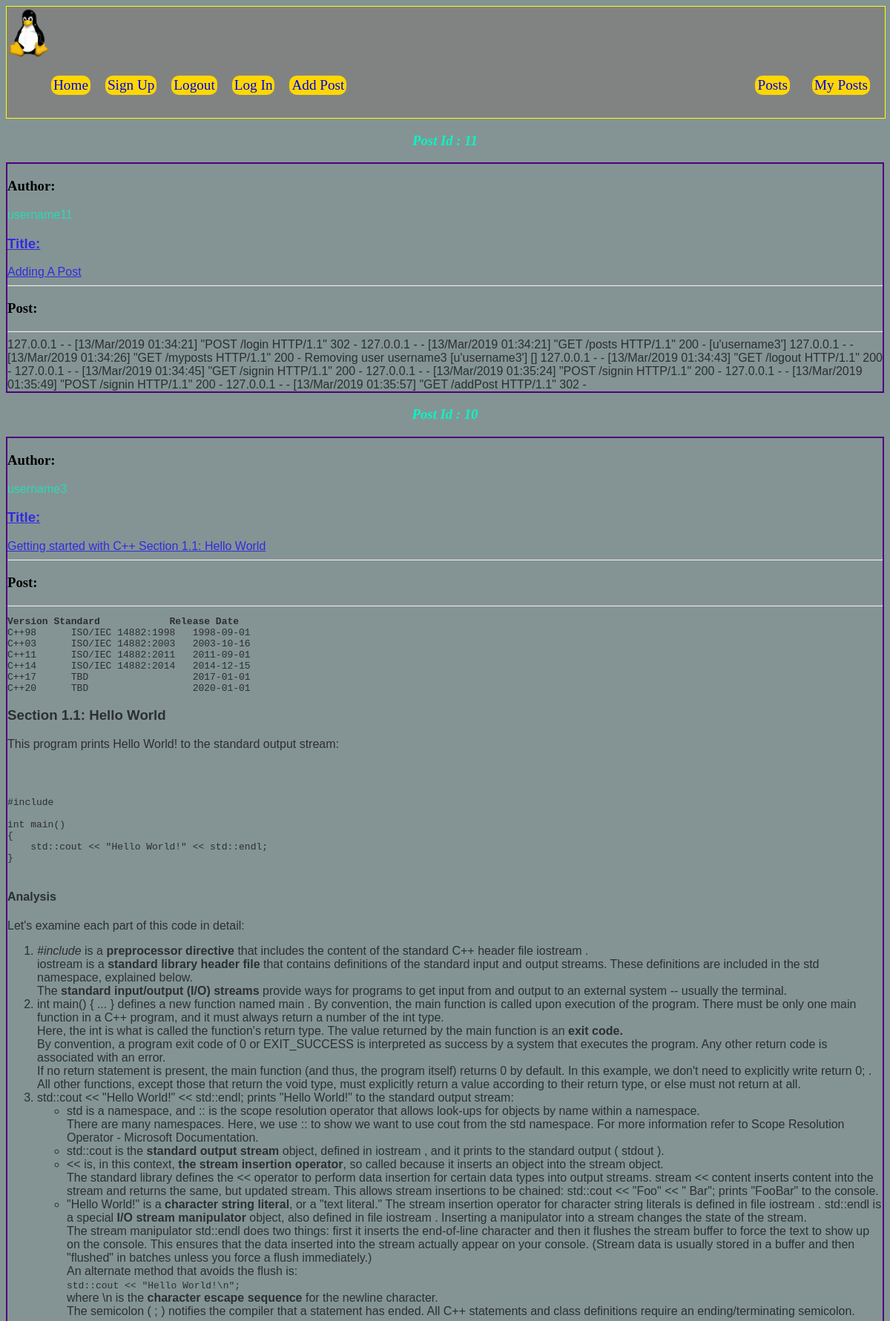
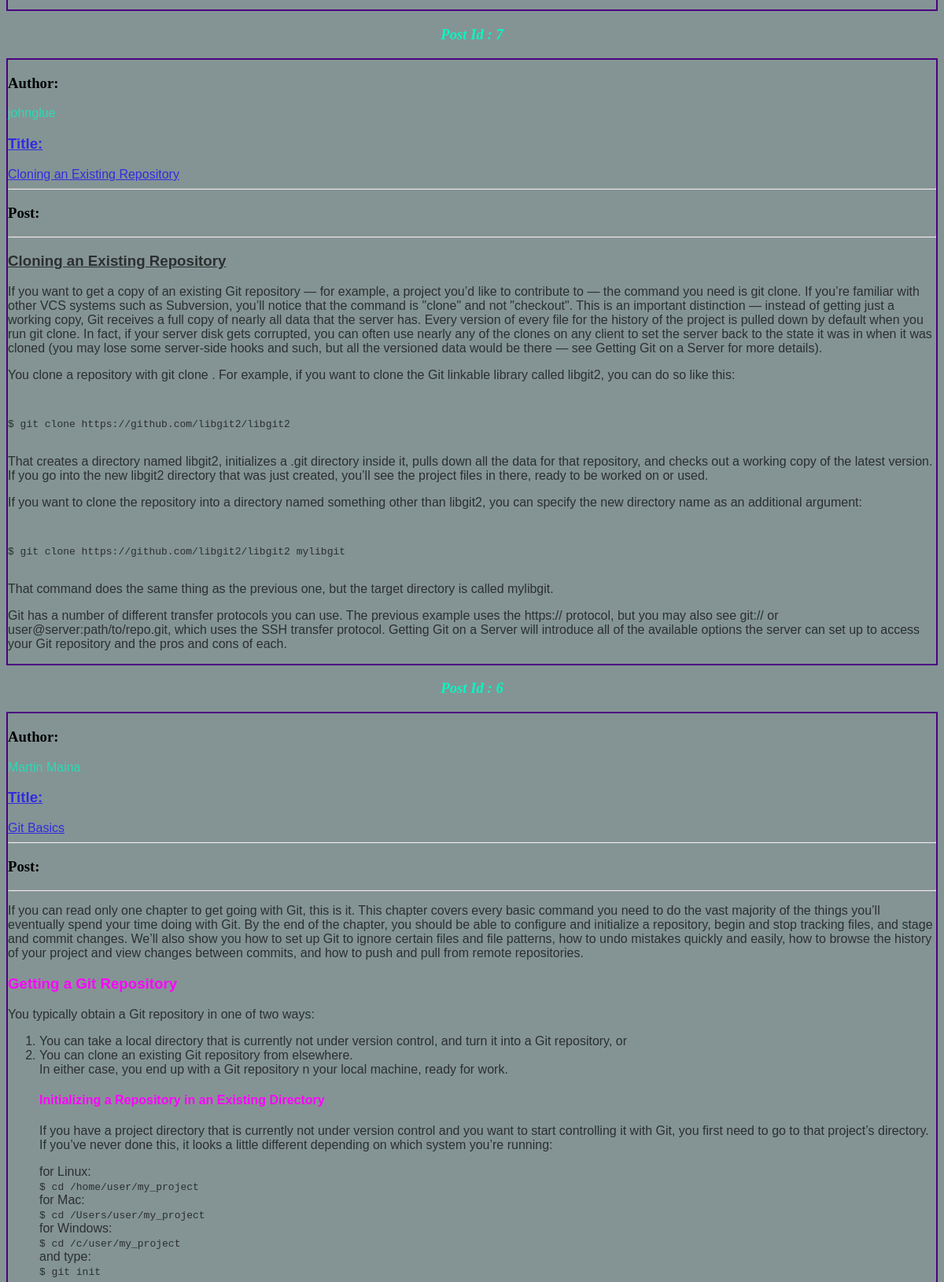
The page /posts (upper part) on the database its author committed (2 pictures, top to bottom).
### tables this page shows
CREATE TABLE posts(id INTEGER PRIMARY KEY AUTOINCREMENT, author TEXT NOT NULL, title  TEXT NOT NULL UNIQUE, post TEXT NOT NULL );

### app.py (the view)
@app.route('/posts')
def posts():
    db = get_db()
    cur = db.execute('select * from posts order by id desc')
    posts  = []
    for row in cur.fetchall():
        posts.append(dict(id=row[0], author=row[1], title=row[2], post=row[3]))
    return render_template('posts.html', posts=posts)

### app.py (called while the page is built)
def get_db():
    if not hasattr(g, 'sqlite_db'):
        g.sqlite_db = connect_db()
    return g.sqlite_db

def connect_db():
    return sqlite3.connect(app.database)

### templates/posts.html
{% extends 'layout.html' %}
{% block head %}
<link rel="stylesheet" href="{{ url_for('static', filename='style.css') }}">
{% endblock head %}
{% block body %}
<div >
{% for post  in posts %}
<div class="postid"><h3>Post Id : {{ post.id }} </h3></div>
<div class="posts">
   <h3>Author:</h3><div class="author"> {{ post.author }} </div>
   <div class="title"> <h3>Title:</h3>{{ post.title }} </div><hr>
   <h3>Post:</h3><hr> <div class="post">{{ post.post|safe }}</div>
</div>
{% else %}
<em>No posts here So far.</em>
<p><i>Become the first one to post!!</i></p>
{% endfor %}
</div>
{% endblock %}

### templates/layout.html (shortened to what this page needs)
<!DOctype html>
<html>
<head>
{% block head %}{% endblock %}
 </head>
<body>
<div id="main-nav">
    <nav>
    <img src="{{ url_for('static', filename='penguinlogo.png') }}" height=70px >
        <ul>
            <li><a href="{{ url_for('home') }}">Home</a></li>
            <li><a href="{{ url_for('signin') }}">Sign Up</a></li>
            <li><a href="{{ url_for('logout') }}">Logout</a></li>
            <li><a href="{{ url_for('login') }}">Log In</a></li>
            <li><a href="{{ url_for('add_post') }}">Add Post</a></li>
            <li><a href="{{ url_for('my_posts') }}">My Posts</a></li>
            <li><a href="{{ url_for('posts') }}">Posts</a></li>
        </ul>
    </nav>
</div>
<center>
{% block body %}
{% endblock body %}
</center>
</body>
</html>

### static/style.css (style rules this page uses)
body { background-color: rgba(20%, 30%, 30%, 0.6); }
#main-nav { display: block; border: 0.5px solid yellow; overflow: hidden; width: 100%; height: 150px; background-color: rgba(128, 128, 128, 0.85); }
#main-nav ul { list-style: none; font-family: 'Comic Sans MS'; font-size: 120%; }
#main-nav li { float: left; padding-left: 20px; }
#main-nav li:nth-child(6) { float: right; margin-right: 20px; }
#main-nav li:last-child { float: right; margin-right: 10px; }
#main-nav a { display: block; border-radius: 10px; padding: 2px 3px; margin-bottom: 20px; background-color: gold; text-decoration: none; }
.posts { text-align: left; border: 2px solid indigo; }
.postid { font-family: 'Comic Sans MS'; font-style: italic; color: rgb(4, 248, 195); }
.author { font-family:'Gill Sans', 'Gill Sans MT', Calibri, 'Trebuchet MS', sans-serif; font-style: bold; color: rgba(4, 248, 195, 0.705); }
.title { font-family:'Gill Sans', 'Gill Sans MT', Calibri, 'Trebuchet MS', sans-serif; font-style: bold; color: rgba(17, 0, 255, 0.705); text-decoration: underline; }
.post { font-family:'Lucida Sans', 'Lucida Sans Regular', 'Lucida Grande', 'Lucida Sans Unicode', Geneva, Verdana, sans-serif; font-style: bold; color: rgba(7, 6, 7, 0.705); }

### rows shown on the page
posts: id "11", title "Adding A Post", post "127.0.0.1 - - [13/Mar/2019 01:34:21] \"POST /login HTTP/1.1\" 302 - 127.0.0.1 - - [13/Mar/2019 01:34:21] \"GET /posts HTTP/1.1\" 200 - [u'username3'] 127.0.0.1 - - [13/Mar/2019 01:34:26] \"GET /myposts HTTP/1.1\" 200 - Removing user username3 [u'username3'] [] 127.0.0.1 - - [13/Mar/2019 01:34:43] \"GET /logout HTTP/1.1\" 200 - 127.0.0.1 - - [13/Mar/2019 01:34:45] \"GET /signin HTTP/1.1\" 200 - 127.0.0.1 - - [13/Mar/2019 01:35:24] \"POST /signin HTTP/1.1\" 200 - 127.0.0.1 - - [13/Mar/2019 01:35:49] \"POST /signin HTTP/1.1\" 200 - 127.0.0.1 - - [13/Mar/2019 01:35:57] \"GET /addPost HTTP/1.1\" 302 -"
posts: id "10", title "Getting started with C++ Section 1.1: Hello World", post "Version Standard Release Date C++98 ISO/IEC 14882:1998 1998-09-01 C++03 ISO/IEC 14882:2003 2003-10-16 C++11 ISO/IEC 14882:2011 2011-09-01 C++14 ISO/IEC 14882:2014 2014-12-15 C++17 TBD 2017-01-01 C++20 TBD 2020-01-01 Section 1.1: Hello World This program prints Hello World! to the standard output stream: #include int main() { std::cout << \"Hello World!\" << std::endl; } Analysis Let's examine each part of this code in detail: #include is a preprocessor directive that includes the content of the standard C++ header file iostream . iostream is a standard library header file that contains definitions of the standard input and output streams. These definitions are included in the std namespace,…"
posts: id "7", title "Cloning an Existing Repository", post "Cloning an Existing Repository If you want to get a copy of an existing Git repository — for example, a project you’d like to contribute to — the command you need is git clone. If you’re familiar with other VCS systems such as Subversion, you’ll notice that the command is \"clone\" and not \"checkout\". This is an important distinction — instead of getting just a working copy, Git receives a full copy of nearly all data that the server has. Every version of every file for the history of the project is pulled down by default when you run git clone. In fact, if your server disk gets corrupted, you can often use nearly any of the clones on any client to set the server back to the state it was in…"
posts: id "6", title "Git Basics", post "If you can read only one chapter to get going with Git, this is it. This chapter covers every basic command you need to do the vast majority of the things you’ll eventually spend your time doing with Git. By the end of the chapter, you should be able to configure and initialize a repository, begin and stop tracking files, and stage and commit changes. We’ll also show you how to set up Git to ignore certain files and file patterns, how to undo mistakes quickly and easily, how to browse the history of your project and view changes between commits, and how to push and pull from remote repositories. Getting a Git Repository You typically obtain a Git repository in one of two ways: You can take…"
